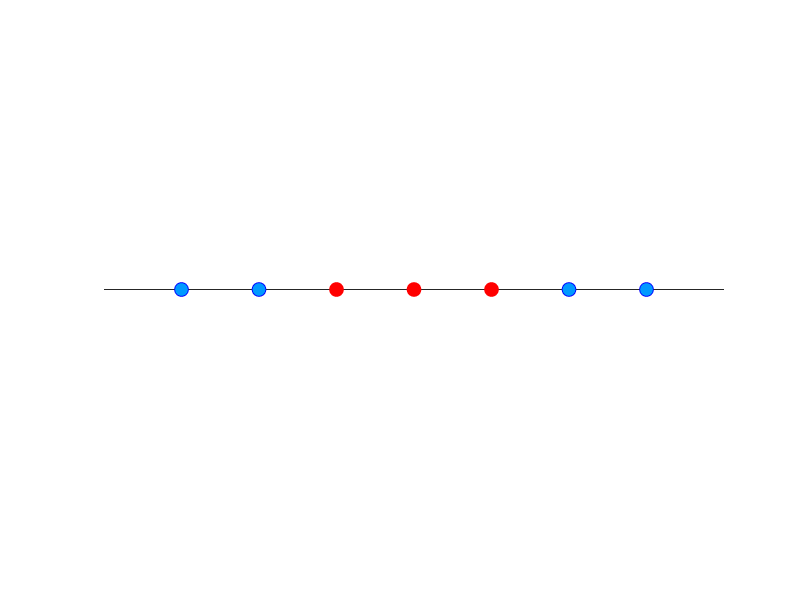
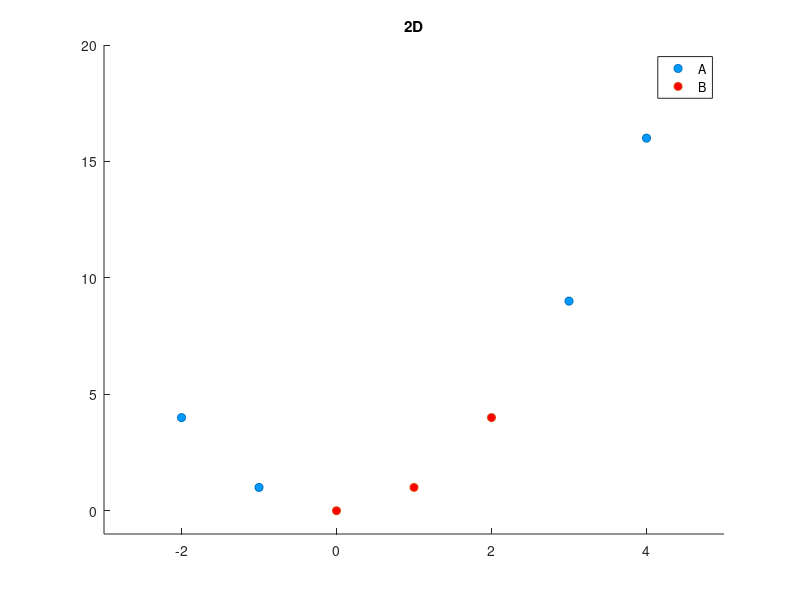

MATLAB code for these plots, in order:

% In Toy Problem 2
% We want to see if given data points are linearly separable or not
% then try using basis function to transform data and see the result.


% Plot data points in 1D.
figure();
A = [-2,-1,3,4];
B = [0,1,2];

aMin = min(A)-1;
aMax = max(A)+1;

hAxes = axes('NextPlot','add',...           
             'DataAspectRatio',[1 1 1],...  
             'XLim',[aMin aMax],...         
             'YLim',[0 eps],...             
             'Color','none'); 

         plot(A,0,'o','MarkerSize',10, ...
        'MarkerEdgeColor','b',...
        'MarkerFaceColor',[0.0 0.6 1.0]);
plot(B,0,'o','MarkerSize',10, ...
        'MarkerEdgeColor','r',...
        'MarkerFaceColor',[1.0 0.0 0.0]);

hold off;


% Plot data points in 2D since we have new variable from x^2
figure;
hold on;
datasetA = [-2, -1, 3, 4];
datasetASqr = datasetA.^2;
scatter(datasetA, datasetASqr, 'DisplayName','A', ...
     'Marker', 'o',...
     'MarkerFaceColor',[0.0 0.6 1.0]);
 
datasetB = [0, 1, 2];
datasetBSqr = datasetB.^2;
scatter(datasetB, datasetBSqr,'DisplayName','B', ...
      'Marker', 'o',...
      'MarkerFaceColor',[1.0 0.0 0.0]);
xlim([-3 5])
ylim([-1 20])
title("2D");
legend;
hold off;


